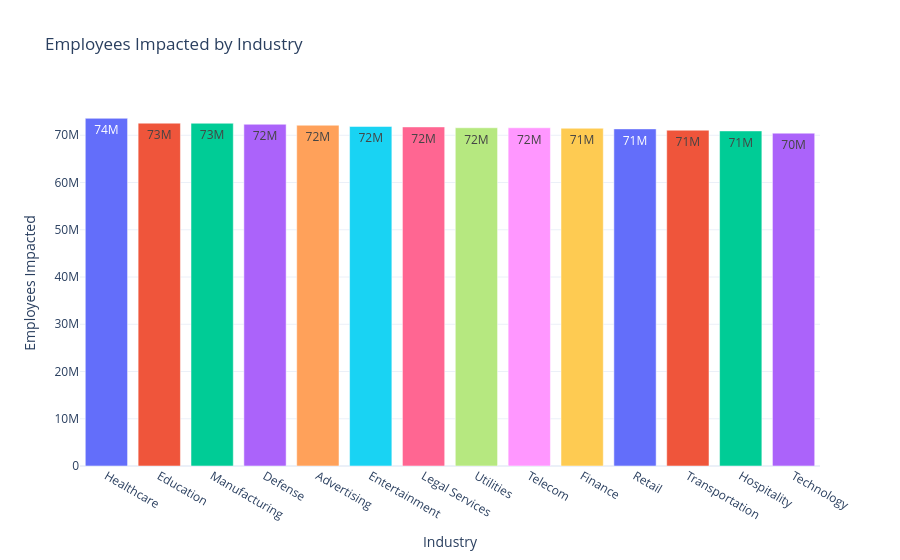

Notebook code cell kept with this figure:
### Code cell
#Employees impacted by industry

employees_industry = (
    df.groupby("Industry")["Number of Employees Impacted"]
    .sum()
    .reset_index()
    .sort_values("Number of Employees Impacted", ascending=False)
)

fig1 = px.bar(
    employees_industry,
    x="Industry",
    y="Number of Employees Impacted",
    color="Industry",
    text_auto=".2s",
    title="Employees Impacted by Industry"
)

fig1.update_layout(
    template="plotly_white",
    showlegend=False,
    xaxis_title="Industry",
    yaxis_title="Employees Impacted"
)

fig1.show()

### Figure 1 — Plotly figure (JSON) as saved in the notebook; plotly's stock layout.template omitted (floating-point values rounded to 4 significant figures)
{"data": [{"hovertemplate": "Industry=%{x}<br>Number of Employees Impacted=%{y}<extra></extra>", "legendgroup": "Healthcare", "marker": {"color": "#636efa", "pattern": {"shape": ""}}, "name": "Healthcare", "orientation": "v", "showlegend": true, "textposition": "auto", "texttemplate": "%{y:.2s}", "type": "bar", "x": ["Healthcare"], "xaxis": "x", "y": [73586607], "yaxis": "y"}, {"hovertemplate": "Industry=%{x}<br>Number of Employees Impacted=%{y}<extra></extra>", "legendgroup": "Education", "marker": {"color": "#EF553B", "pattern": {"shape": ""}}, "name": "Education", "orientation": "v", "showlegend": true, "textposition": "auto", "texttemplate": "%{y:.2s}", "type": "bar", "x": ["Education"], "xaxis": "x", "y": [72557224], "yaxis": "y"}, {"hovertemplate": "Industry=%{x}<br>Number of Employees Impacted=%{y}<extra></extra>", "legendgroup": "Manufacturing", "marker": {"color": "#00cc96", "pattern": {"shape": ""}}, "name": "Manufacturing", "orientation": "v", "showlegend": true, "textposition": "auto", "texttemplate": "%{y:.2s}", "type": "bar", "x": ["Manufacturing"], "xaxis": "x", "y": [72539630], "yaxis": "y"}, {"hovertemplate": "Industry=%{x}<br>Number of Employees Impacted=%{y}<extra></extra>", "legendgroup": "Defense", "marker": {"color": "#ab63fa", "pattern": {"shape": ""}}, "name": "Defense", "orientation": "v", "showlegend": true, "textposition": "auto", "texttemplate": "%{y:.2s}", "type": "bar", "x": ["Defense"], "xaxis": "x", "y": [72325573], "yaxis": "y"}, {"hovertemplate": "Industry=%{x}<br>Number of Employees Impacted=%{y}<extra></extra>", "legendgroup": "Advertising", "marker": {"color": "#FFA15A", "pattern": {"shape": ""}}, "name": "Advertising", "orientation": "v", "showlegend": true, "textposition": "auto", "texttemplate": "%{y:.2s}", "type": "bar", "x": ["Advertising"], "xaxis": "x", "y": [72121457], "yaxis": "y"}, {"hovertemplate": "Industry=%{x}<br>Number of Employees Impacted=%{y}<extra></extra>", "legendgroup": "Entertainment", "marker": {"color": "#19d3f3", "pattern": {"shape": ""}}, "name": "Entertainment", "orientation": "v", "showlegend": true, "textposition": "auto", "texttemplate": "%{y:.2s}", "type": "bar", "x": ["Entertainment"], "xaxis": "x", "y": [71862728], "yaxis": "y"}, {"hovertemplate": "Industry=%{x}<br>Number of Employees Impacted=%{y}<extra></extra>", "legendgroup": "Legal Services", "marker": {"color": "#FF6692", "pattern": {"shape": ""}}, "name": "Legal Services", "orientation": "v", "showlegend": true, "textposition": "auto", "texttemplate": "%{y:.2s}", "type": "bar", "x": ["Legal Services"], "xaxis": "x", "y": [71762028], "yaxis": "y"}, {"hovertemplate": "Industry=%{x}<br>Number of Employees Impacted=%{y}<extra></extra>", "legendgroup": "Utilities", "marker": {"color": "#B6E880", "pattern": {"shape": ""}}, "name": "Utilities", "orientation": "v", "showlegend": true, "textposition": "auto", "texttemplate": "%{y:.2s}", "type": "bar", "x": ["Utilities"], "xaxis": "x", "y": [71584669], "yaxis": "y"}, {"hovertemplate": "Industry=%{x}<br>Number of Employees Impacted=%{y}<extra></extra>", "legendgroup": "Telecom", "marker": {"color": "#FF97FF", "pattern": {"shape": ""}}, "name": "Telecom", "orientation": "v", "showlegend": true, "textposition": "auto", "texttemplate": "%{y:.2s}", "type": "bar", "x": ["Telecom"], "xaxis": "x", "y": [71579810], "yaxis": "y"}, {"hovertemplate": "Industry=%{x}<br>Number of Employees Impacted=%{y}<extra></extra>", "legendgroup": "Finance", "marker": {"color": "#FECB52", "pattern": {"shape": ""}}, "name": "Finance", "orientation": "v", "showlegend": true, "textposition": "auto", "texttemplate": "%{y:.2s}", "type": "bar", "x": ["Finance"], "xaxis": "x", "y": [71486142], "yaxis": "y"}, {"hovertemplate": "Industry=%{x}<br>Number of Employees Impacted=%{y}<extra></extra>", "legendgroup": "Retail", "marker": {"color": "#636efa", "pattern": {"shape": ""}}, "name": "Retail", "orientation": "v", "showlegend": true, "textposition": "auto", "texttemplate": "%{y:.2s}", "type": "bar", "x": ["Retail"], "xaxis": "x", "y": [71347362], "yaxis": "y"}, {"hovertemplate": "Industry=%{x}<br>Number of Employees Impacted=%{y}<extra></extra>", "legendgroup": "Transportation", "marker": {"color": "#EF553B", "pattern": {"shape": ""}}, "name": "Transportation", "orientation": "v", "showlegend": true, "textposition": "auto", "texttemplate": "%{y:.2s}", "type": "bar", "x": ["Transportation"], "xaxis": "x", "y": [71071258], "yaxis": "y"}, {"hovertemplate": "Industry=%{x}<br>Number of Employees Impacted=%{y}<extra></extra>", "legendgroup": "Hospitality", "marker": {"color": "#00cc96", "pattern": {"shape": ""}}, "name": "Hospitality", "orientation": "v", "showlegend": true, "textposition": "auto", "texttemplate": "%{y:.2s}", "type": "bar", "x": ["Hospitality"], "xaxis": "x", "y": [70915262], "yaxis": "y"}, {"hovertemplate": "Industry=%{x}<br>Number of Employees Impacted=%{y}<extra></extra>", "legendgroup": "Technology", "marker": {"color": "#ab63fa", "pattern": {"shape": ""}}, "name": "Technology", "orientation": "v", "showlegend": true, "textposition": "auto", "texttemplate": "%{y:.2s}", "type": "bar", "x": ["Technology"], "xaxis": "x", "y": [70440270], "yaxis": "y"}], "layout": {"barmode": "relative", "legend": {"title": {"text": "Industry"}, "tracegroupgap": 0}, "showlegend": false, "title": {"text": "Employees Impacted by Industry"}, "xaxis": {"anchor": "y", "categoryarray": ["Healthcare", "Education", "Manufacturing", "Defense", "Advertising", "Entertainment", "Legal Services", "Utilities", "Telecom", "Finance", "Retail", "Transportation", "Hospitality", "Technology"], "categoryorder": "array", "domain": [0, 1], "title": {"text": "Industry"}}, "yaxis": {"anchor": "x", "domain": [0, 1], "title": {"text": "Employees Impacted"}}}}
